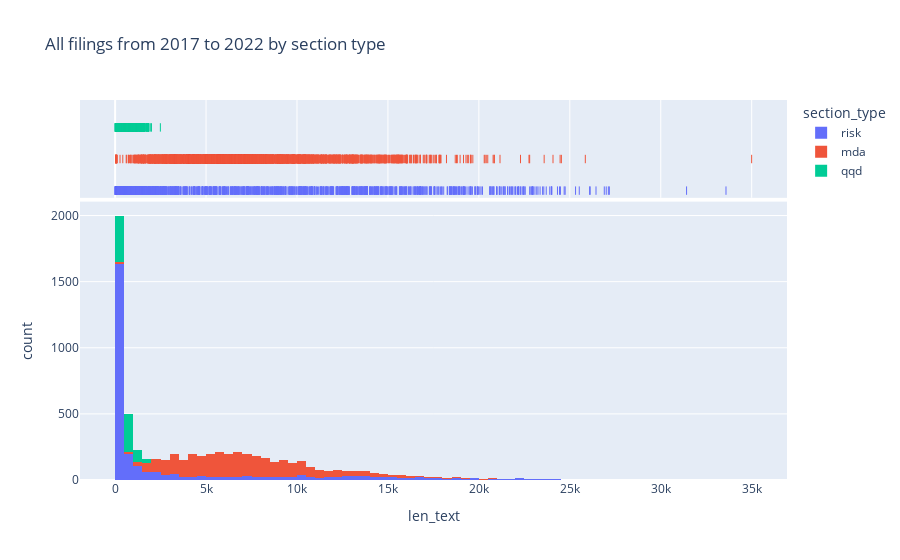

The notebook cell saved with this chart:
### Code cell
fig = px.histogram(df, x="len_text",color="section_type", marginal="rug",
                   hover_data=df.columns, title="All filings from 2017 to 2022 by section type")
fig.show()

### Figure 1 — Plotly figure (JSON) as saved in the notebook; plotly's stock layout.template omitted (floating-point values rounded to 4 significant figures; data arrays with more than 128 entries replaced by an {"elided": "..."} marker saying what was removed)
{"data": [{"alignmentgroup": "True", "bingroup": "x", "hovertemplate": "section_type=risk<br>len_text=%{x}<br>count=%{y}<extra></extra>", "legendgroup": "risk", "marker": {"color": "#636efa", "pattern": {"shape": ""}}, "name": "risk", "offsetgroup": "risk", "orientation": "v", "showlegend": true, "type": "histogram", "x": {"elided": "2918 int values"}, "xaxis": "x", "yaxis": "y"}, {"alignmentgroup": "True", "boxpoints": "all", "customdata": {"elided": "2918x5 mixed values"}, "fillcolor": "rgba(255,255,255,0)", "hoveron": "points", "hovertemplate": "section_type=%{customdata[0]}<br>len_text=%{x}<br>cik=%{customdata[1]}<br>year=%{customdata[2]}<br>q=%{customdata[3]}<br>filing_type=%{customdata[4]}<extra></extra>", "jitter": 0, "legendgroup": "risk", "line": {"color": "rgba(255,255,255,0)"}, "marker": {"color": "#636efa", "symbol": "line-ns-open"}, "name": "risk", "offsetgroup": "risk", "showlegend": false, "type": "box", "x": {"elided": "2918 int values"}, "xaxis": "x2", "yaxis": "y2"}, {"alignmentgroup": "True", "bingroup": "x", "hovertemplate": "section_type=mda<br>len_text=%{x}<br>count=%{y}<extra></extra>", "legendgroup": "mda", "marker": {"color": "#EF553B", "pattern": {"shape": ""}}, "name": "mda", "offsetgroup": "mda", "orientation": "v", "showlegend": true, "type": "histogram", "x": {"elided": "3140 int values"}, "xaxis": "x", "yaxis": "y"}, {"alignmentgroup": "True", "boxpoints": "all", "customdata": {"elided": "3140x5 mixed values"}, "fillcolor": "rgba(255,255,255,0)", "hoveron": "points", "hovertemplate": "section_type=%{customdata[0]}<br>len_text=%{x}<br>cik=%{customdata[1]}<br>year=%{customdata[2]}<br>q=%{customdata[3]}<br>filing_type=%{customdata[4]}<extra></extra>", "jitter": 0, "legendgroup": "mda", "line": {"color": "rgba(255,255,255,0)"}, "marker": {"color": "#EF553B", "symbol": "line-ns-open"}, "name": "mda", "offsetgroup": "mda", "showlegend": false, "type": "box", "x": {"elided": "3140 int values"}, "xaxis": "x2", "yaxis": "y2"}, {"alignmentgroup": "True", "bingroup": "x", "hovertemplate": "section_type=qqd<br>len_text=%{x}<br>count=%{y}<extra></extra>", "legendgroup": "qqd", "marker": {"color": "#00cc96", "pattern": {"shape": ""}}, "name": "qqd", "offsetgroup": "qqd", "orientation": "v", "showlegend": true, "type": "histogram", "x": {"elided": "761 int values"}, "xaxis": "x", "yaxis": "y"}, {"alignmentgroup": "True", "boxpoints": "all", "customdata": {"elided": "761x5 mixed values"}, "fillcolor": "rgba(255,255,255,0)", "hoveron": "points", "hovertemplate": "section_type=%{customdata[0]}<br>len_text=%{x}<br>cik=%{customdata[1]}<br>year=%{customdata[2]}<br>q=%{customdata[3]}<br>filing_type=%{customdata[4]}<extra></extra>", "jitter": 0, "legendgroup": "qqd", "line": {"color": "rgba(255,255,255,0)"}, "marker": {"color": "#00cc96", "symbol": "line-ns-open"}, "name": "qqd", "offsetgroup": "qqd", "showlegend": false, "type": "box", "x": {"elided": "761 int values"}, "xaxis": "x2", "yaxis": "y2"}], "layout": {"barmode": "relative", "legend": {"title": {"text": "section_type"}, "tracegroupgap": 0}, "title": {"text": "All filings from 2017 to 2022 by section type"}, "xaxis": {"anchor": "y", "domain": [0, 1], "title": {"text": "len_text"}}, "xaxis2": {"anchor": "y2", "domain": [0, 1], "matches": "x", "showgrid": true, "showticklabels": false}, "yaxis": {"anchor": "x", "domain": [0, 0.7326], "title": {"text": "count"}}, "yaxis2": {"anchor": "x2", "domain": [0.7426, 1], "matches": "y2", "showgrid": false, "showline": false, "showticklabels": false, "ticks": ""}}}
